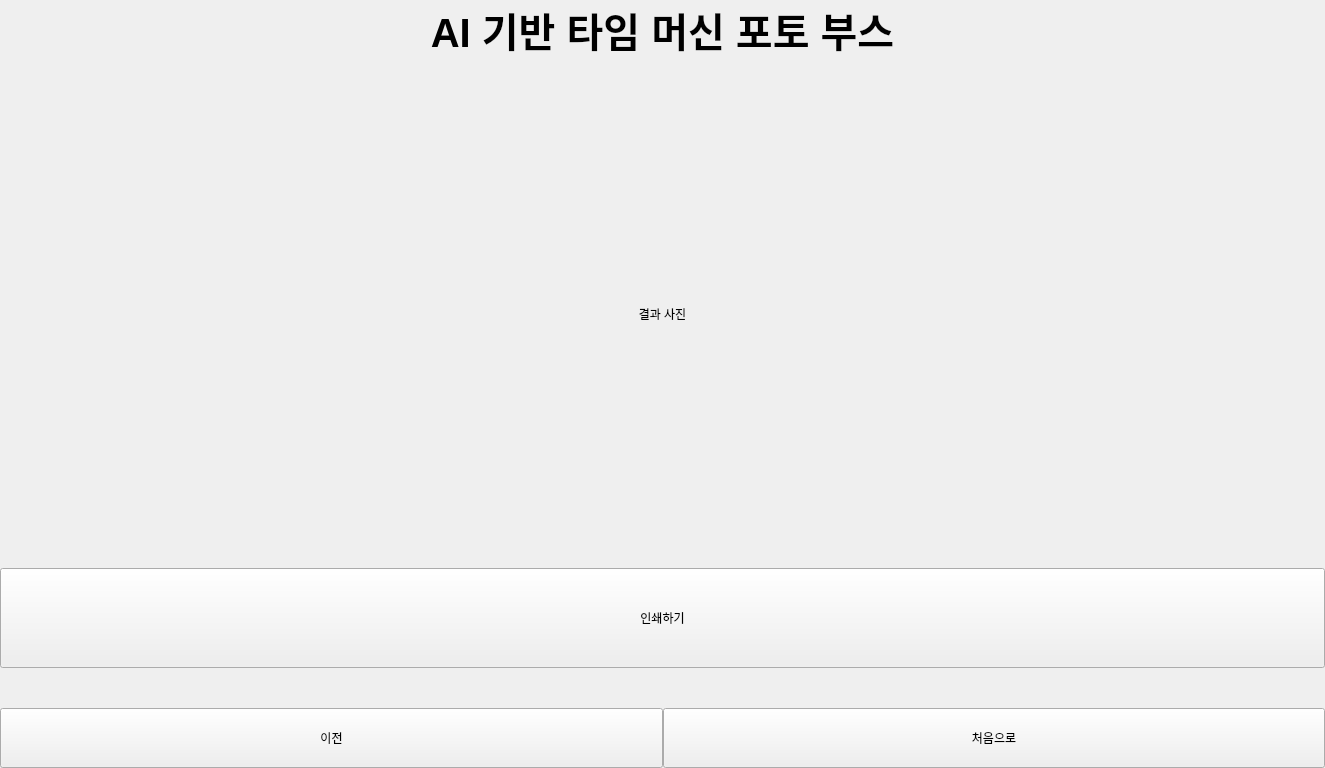
<?xml version="1.0" encoding="UTF-8"?>
<ui version="4.0">
 <class>Form</class>
 <widget class="QWidget" name="Form">
  <property name="geometry">
   <rect>
    <x>0</x>
    <y>0</y>
    <width>1325</width>
    <height>768</height>
   </rect>
  </property>
  <property name="windowTitle">
   <string>Form</string>
  </property>
  <layout class="QGridLayout" name="gridLayout" rowstretch="0,1,1,0,0">
   <property name="leftMargin">
    <number>0</number>
   </property>
   <property name="topMargin">
    <number>0</number>
   </property>
   <property name="rightMargin">
    <number>0</number>
   </property>
   <property name="bottomMargin">
    <number>0</number>
   </property>
   <property name="spacing">
    <number>0</number>
   </property>
   <item row="1" column="0">
    <widget class="QLabel" name="print_preview">
     <property name="text">
      <string>결과 사진</string>
     </property>
     <property name="alignment">
      <set>Qt::AlignCenter</set>
     </property>
    </widget>
   </item>
   <item row="2" column="0">
    <widget class="QPushButton" name="btn_print">
     <property name="minimumSize">
      <size>
       <width>0</width>
       <height>100</height>
      </size>
     </property>
     <property name="text">
      <string>인쇄하기</string>
     </property>
    </widget>
   </item>
   <item row="0" column="0">
    <widget class="ClickableLabel" name="title_label">
     <property name="font">
      <font>
       <pointsize>30</pointsize>
       <weight>75</weight>
       <bold>true</bold>
      </font>
     </property>
     <property name="text">
      <string>AI 기반 타임 머신 포토 부스</string>
     </property>
     <property name="alignment">
      <set>Qt::AlignCenter</set>
     </property>
    </widget>
   </item>
   <item row="4" column="0">
    <layout class="QHBoxLayout" name="horizontalLayout">
     <item>
      <widget class="QPushButton" name="btn_back">
       <property name="minimumSize">
        <size>
         <width>200</width>
         <height>60</height>
        </size>
       </property>
       <property name="text">
        <string>이전</string>
       </property>
      </widget>
     </item>
     <item>
      <widget class="QPushButton" name="btn_home">
       <property name="minimumSize">
        <size>
         <width>200</width>
         <height>60</height>
        </size>
       </property>
       <property name="text">
        <string>처음으로</string>
       </property>
      </widget>
     </item>
    </layout>
   </item>
   <item row="3" column="0">
    <spacer name="verticalSpacer">
     <property name="orientation">
      <enum>Qt::Vertical</enum>
     </property>
     <property name="sizeHint" stdset="0">
      <size>
       <width>20</width>
       <height>40</height>
      </size>
     </property>
    </spacer>
   </item>
  </layout>
 </widget>
 <customwidgets>
  <customwidget>
   <class>ClickableLabel</class>
   <extends>QLabel</extends>
   <header>clickable_label.h</header>
  </customwidget>
 </customwidgets>
 <resources/>
 <connections/>
</ui>
